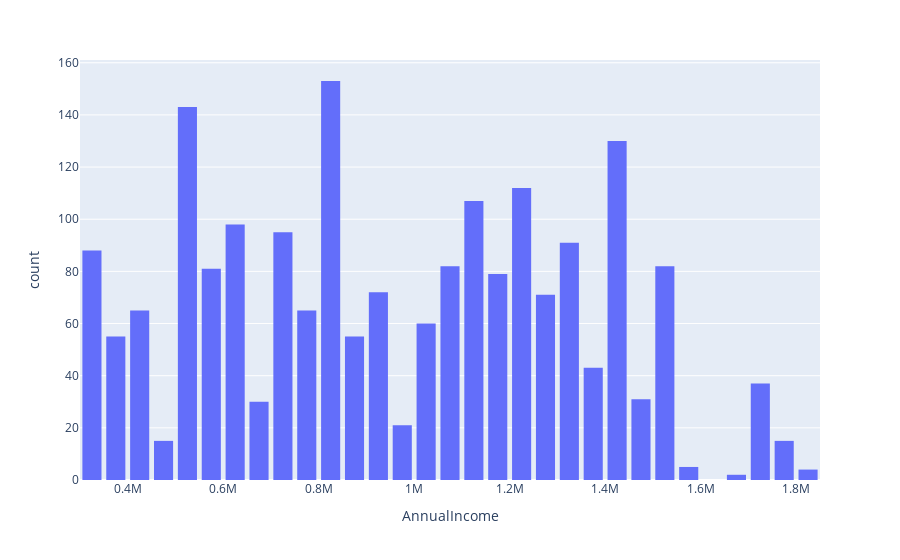

The notebook cell saved with this chart:
### Code cell
fig=px.histogram(df,'AnnualIncome')
fig.update_layout(bargap=0.2)
fig.show()

### Figure 1 — Plotly figure (JSON) as saved in the notebook; plotly's stock layout.template omitted (floating-point values rounded to 4 significant figures; data arrays with more than 128 entries replaced by an {"elided": "..."} marker saying what was removed)
{"data": [{"alignmentgroup": "True", "bingroup": "x", "hovertemplate": "AnnualIncome=%{x}<br>count=%{y}<extra></extra>", "legendgroup": "", "marker": {"color": "#636efa", "pattern": {"shape": ""}}, "name": "", "offsetgroup": "", "orientation": "v", "showlegend": false, "type": "histogram", "x": {"elided": "1987 int values"}, "xaxis": "x", "yaxis": "y"}], "layout": {"autosize": true, "bargap": 0.2, "barmode": "relative", "legend": {"tracegroupgap": 0}, "margin": {"t": 60}, "xaxis": {"anchor": "y", "autorange": true, "domain": [0, 1], "range": [300000.0, 1850000.0], "title": {"text": "AnnualIncome"}, "type": "linear"}, "yaxis": {"anchor": "x", "autorange": true, "domain": [0, 1], "range": [0, 161.1], "title": {"text": "count"}}}}
